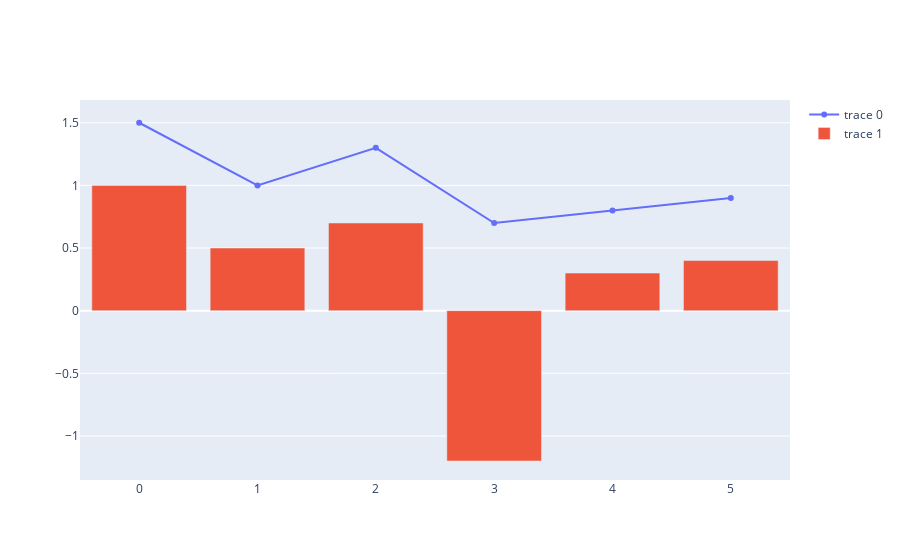

Notebook cell for this chart:
### Markdown cell above
<h4 id="Line-Chart-and-a-Bar-Chart">Line Chart and a Bar Chart<a class="anchor-link" href="#Line-Chart-and-a-Bar-Chart">¶</a></h4>

### Code cell
import plotly.graph_objects as go

fig = go.Figure()

fig.add_trace(
    go.Scatter(
        x=[0, 1, 2, 3, 4, 5],
        y=[1.5, 1, 1.3, 0.7, 0.8, 0.9]
    ))

fig.add_trace(
    go.Bar(
        x=[0, 1, 2, 3, 4, 5],
        y=[1, 0.5, 0.7, -1.2, 0.3, 0.4]
    ))

fig.show()

### Figure 1 — Plotly figure (JSON) as saved in the notebook; plotly's stock layout.template omitted (floating-point values rounded to 4 significant figures)
{"data": [{"type": "scatter", "x": [0, 1, 2, 3, 4, 5], "y": [1.5, 1, 1.3, 0.7, 0.8, 0.9]}, {"type": "bar", "x": [0, 1, 2, 3, 4, 5], "y": [1, 0.5, 0.7, -1.2, 0.3, 0.4]}], "layout": {}}
